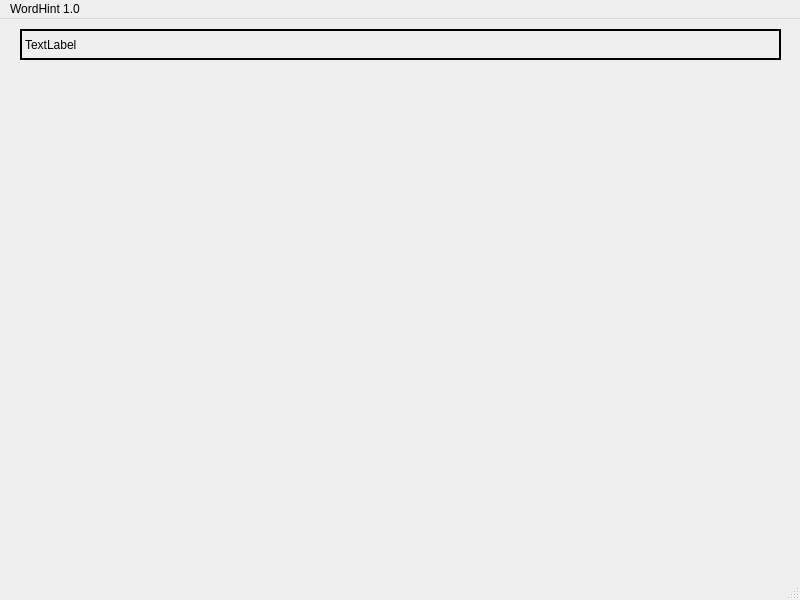
<?xml version="1.0" encoding="UTF-8"?>
<ui version="4.0">
 <class>MainWindow</class>
 <widget class="QMainWindow" name="MainWindow">
  <property name="geometry">
   <rect>
    <x>0</x>
    <y>0</y>
    <width>800</width>
    <height>600</height>
   </rect>
  </property>
  <property name="windowTitle">
   <string>MainWindow</string>
  </property>
  <widget class="QWidget" name="centralwidget">
   <widget class="QLabel" name="userInputLabel">
    <property name="geometry">
     <rect>
      <x>20</x>
      <y>10</y>
      <width>761</width>
      <height>31</height>
     </rect>
    </property>
    <property name="styleSheet">
     <string notr="true">border: 2px solid black;</string>
    </property>
    <property name="text">
     <string>TextLabel</string>
    </property>
   </widget>
   <widget class="QWidget" name="horizontalLayoutWidget">
    <property name="geometry">
     <rect>
      <x>25</x>
      <y>53</y>
      <width>751</width>
      <height>80</height>
     </rect>
    </property>
    <layout class="QHBoxLayout" name="horizontalLayout"/>
   </widget>
  </widget>
  <widget class="QMenuBar" name="menubar">
   <property name="geometry">
    <rect>
     <x>0</x>
     <y>0</y>
     <width>800</width>
     <height>25</height>
    </rect>
   </property>
   <widget class="QMenu" name="menuWordHint_1_0">
    <property name="title">
     <string>WordHint 1.0</string>
    </property>
   </widget>
   <addaction name="menuWordHint_1_0"/>
  </widget>
  <widget class="QStatusBar" name="statusbar"/>
 </widget>
 <resources/>
 <connections/>
</ui>
